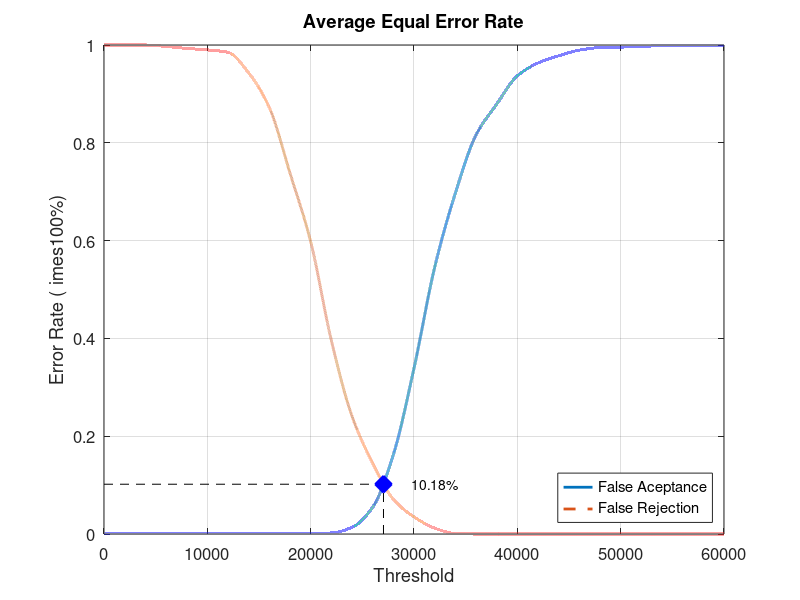
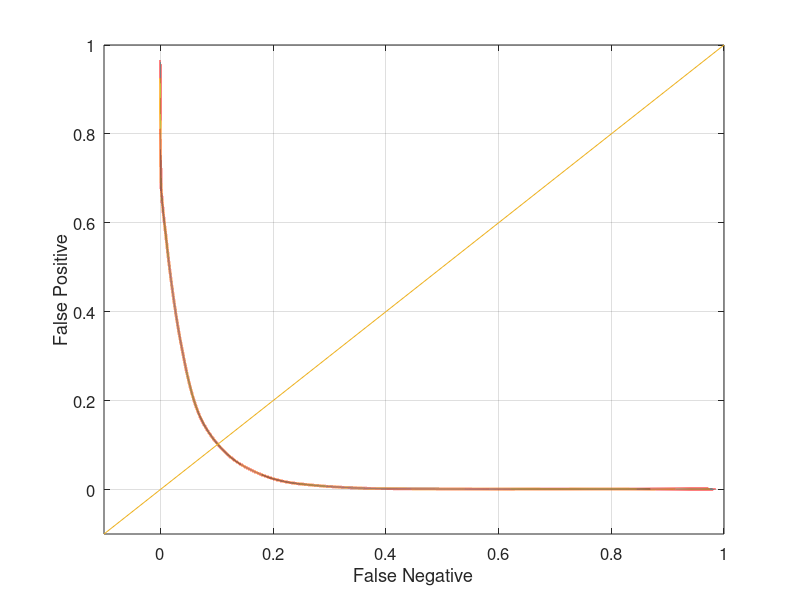

The MATLAB source for these figures, in order:
close all;
clear;
clc;
x = 0:2000:60000;
xq = 0:0.5:60000;

y0 = [0 0.00105263 0.00105263 0.00105263 0.00105263 0.00105263 0.00105263 0.00105263 0.00105263 0.00105263 0.00105263 0.00210526 0.0136842 0.0547368 0.162105 0.338947 0.545263 0.696842 0.81579 0.878947 0.936842 0.963158 0.977895 0.989474 0.994737 0.995789 0.996842 0.998947 0.998947 0.998947 1]
yy0 = interp1(x, y0, xq, 'pchip');
y1 = [1 1 1 0.997 0.993 0.99 0.985 0.943 0.872 0.738 0.598 0.396 0.241 0.145 0.071 0.035 0.012 0.001 0 0 0 0 0 0 0 0 0 0 0 0 0]
yy1 = interp1(x, y1, xq, 'pchip');

% Calculating EER: 
y2 = abs(y0 - y1);
find(y2 == min(y2))
yy2 = abs(yy0 - yy1);
xEER = find(yy2 == min(yy2));
xEERIndex = xq(xEER) % X-axis EER
yEER = yy0(xEER) % Y-axis EER

main = figure
plot(xq, yy0,'-','LineWidth', 2);	hold on
plot(xq, yy1,'--','LineWidth', 2);	hold on
plot([xEERIndex xEERIndex], [0 yEER], 'k--');	hold on
plot([0 xEERIndex], [yEER yEER], 'k--');	hold on
plot(xEERIndex, yEER, 'bx', 'LineWidth', 10);	hold on
text(xEERIndex + 10 * xEERIndex / 100, yEER, [num2str(round((10000 * yEER)) / 100) '%'])
legend('False Aceptance', 'False Rejection', 'Location', 'SouthEast')
xlabel('Threshold')
ylabel('Error Rate (	imes100%)')
title('Average Equal Error Rate')
set(gca, 'FontSize', 12)
axis([0 60000 0 1])
grid on

print(main, 'Database3AverageMain', '-dpng');
FNRxFPR = figure('Color', [1 1 1]);
plot(yy1, yy0, '-', yy1, yy0, 'LineWidth', 2);
hold on
y = -0.1:0.1:1
plot(y, y); 
set(gca, 'FontSize', 12)
xlabel('False Negative')
ylabel('False Positive')
axis([-0.1 1 -0.1 1])
set(gca, 'FontSize', 12)
grid on

print(FNRxFPR, 'Database3AverageFNRxFPR','-dpng');
